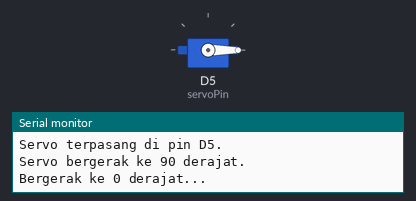
This program was run on a simulated ESP8266 (Wemos D1 mini). On the bench: servo, the last lines printed to the serial monitor.

Above: at 1.05 s.
At 4.0 s:
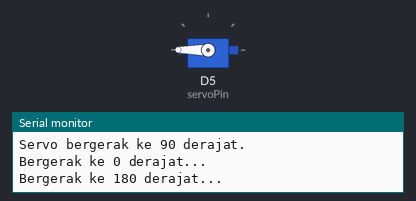
Timing chart, 0 to 7.9 s (numbered marks = the images above):
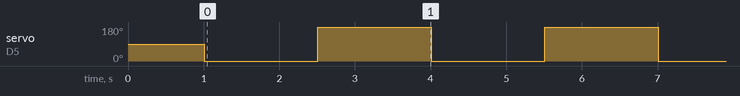

Measured:
- by itself, servo on D5 (servoPin): alternates 180° for 1.5 s and 0° for 1.5 s

The program:

main.cpp
```cpp
#include <Arduino.h>
#include <Servo.h> // Panggil library Servo (bawaan)

// Buat objek servo untuk dikontrol
Servo myServo;

// Definisikan pin tempat kita mencolokkan sinyal servo
int servoPin = D5; // Sesuai "Dokumen Emas", D5 adalah GPIO14

void setup() {
  Serial.begin(115200); // KITA BISA PAKAI SERIAL LAGI! HORE!
  delay(1000);
  Serial.println("\n\nFase 2.C: Tes Servo (Gerakan Presisi)");

  // 'Attach' atau "pasang" objek servo ke pin fisik
  myServo.attach(servoPin);
  Serial.println("Servo terpasang di pin D5.");

  // Pindahkan servo ke posisi tengah (90 derajat) saat start
  myServo.write(90);
  Serial.println("Servo bergerak ke 90 derajat.");
}

void loop() {
  // Gerakkan servo ke 0 derajat (posisi min)
  Serial.println("Bergerak ke 0 derajat...");
  myServo.write(0);
  delay(1500); // Beri waktu 1.5 detik bagi servo untuk bergerak

  // Gerakkan servo ke 180 derajat (posisi maks)
  Serial.println("Bergerak ke 180 derajat...");
  myServo.write(180);
  delay(1500); // Beri waktu 1.5 detik bagi servo untuk bergerak
}
```
